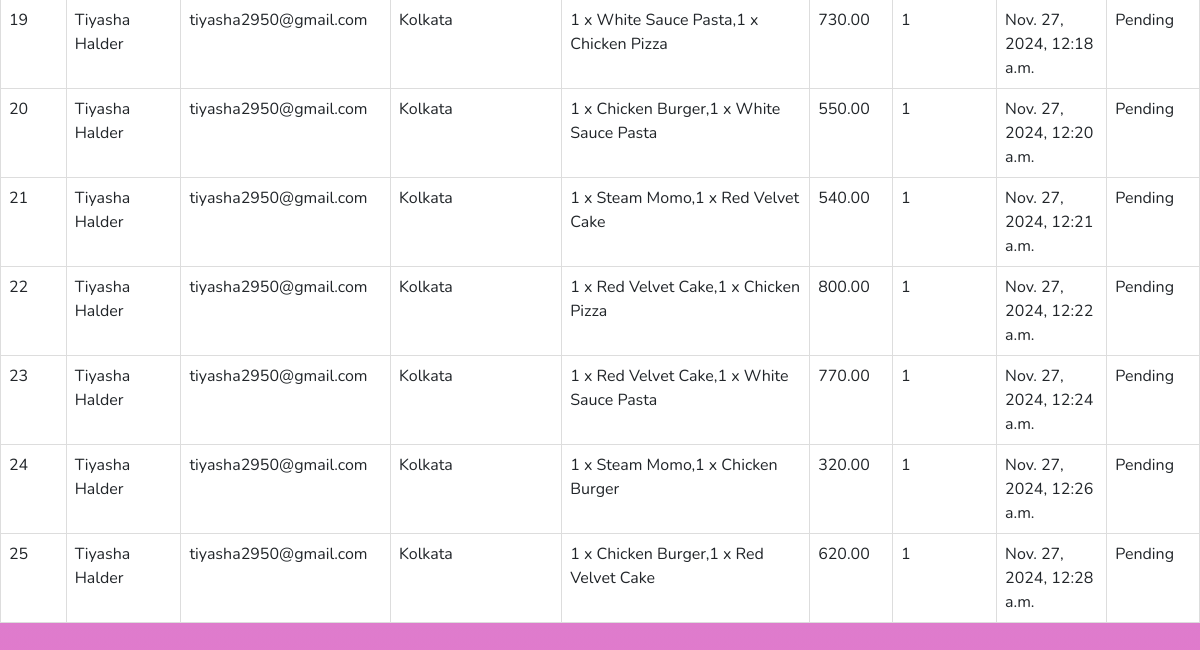
The page /total_orders/ (signed in, lower part) on the database as committed earlier.
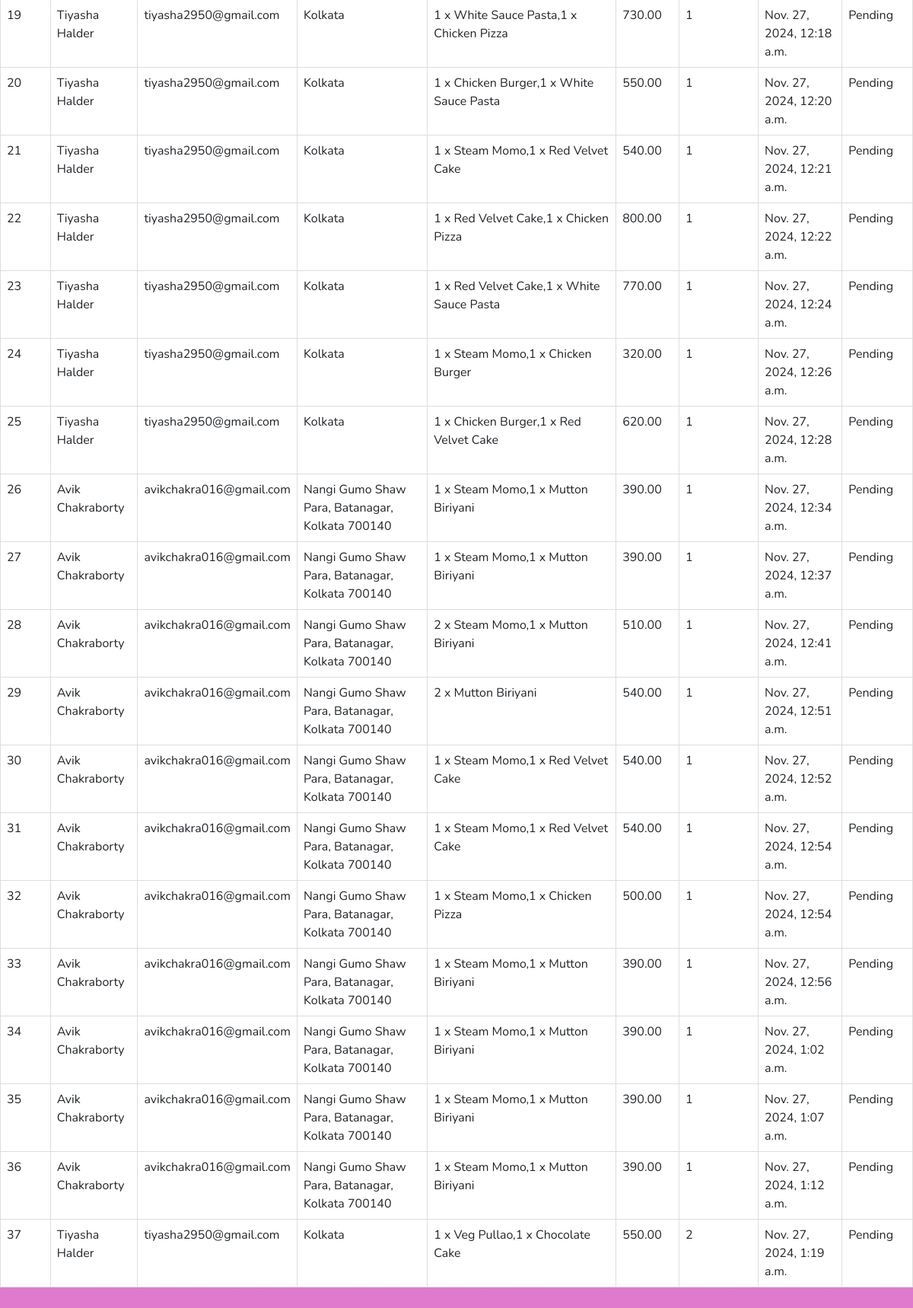
The same page on the database as committed later.
### Restaurant/models.py (models this page shows)
class Order(models.Model):
    order_id=models.AutoField(primary_key=True)
    cust_email=models.EmailField()
    cust_name=models.CharField(max_length=100)
    cust_address=models.CharField(max_length=300)
    order_details=models.CharField(max_length=2000)
    total_price=models.DecimalField(max_digits=10,decimal_places=2)
    res_id=models.BigIntegerField()
    del_id=models.BigIntegerField(default=0)
    order_status=models.CharField(max_length=15,default="Pending")
    ordered_on=models.DateTimeField()

### Admin/views.py (the view)
# urls.py: path('total_orders/',views.total_orders,name="total_orders"),
def total_orders(request):
    email=request.session.get('email')
    if request.session and Admin.objects.filter(email=email).exists():
        ord=Order.objects.all()
        return render(request,'Total_orders.html',{'ord':ord})
    else:
        return redirect('error')

### templates/Total_orders.html (shortened to what this page needs)
<!DOCTYPE html>
<html lang="en">
<head>
    {% load static %}
    <link href="https://cdn.jsdelivr.net/npm/bootstrap@5.3.0-alpha3/dist/css/bootstrap.min.css" rel="stylesheet">
    <link rel="stylesheet" href="https://cdn.jsdelivr.net/npm/bootstrap-icons@1.11.3/font/bootstrap-icons.min.css">
</head>
<body>
    <div class="table-wrapper">
        <table class="table">
            <tbody>
                {% for obj in ord %}
                    <tr>
                        <td scope="row">{{ obj.order_id }}</td>
                        <td>{{ obj.cust_name }}</td>
                        <td>{{ obj.cust_email }}</td>
                        <td>{{ obj.cust_address }}</td>
                        <td>{{ obj.order_details }}</td>
                        <td>{{ obj.total_price }}</td>
                        <td>{{ obj.res_id }}</td>
                        <td>{{ obj.ordered_on }}</td>
                        <td>{{ obj.order_status }}</td>
                    </tr>
                {% endfor %}
            </tbody>
        </table>
    </div>
</body>
</html>

Rows that differ between the two databases and show on the page:
added Order: order_id "26", cust_name "Avik Chakraborty", cust_email "avikchakra016@gmail.com", cust_address "Nangi Gumo Shaw Para, Batanagar, Kolkata 700140", order_details "1 x Steam Momo,1 x Mutton Biriyani", total_price "390.00", res_id "1", ordered_on "Nov. 27, 2024, 12:34 a.m.", order_status "Pending"
added Order: order_id "27", cust_name "Avik Chakraborty", cust_email "avikchakra016@gmail.com", cust_address "Nangi Gumo Shaw Para, Batanagar, Kolkata 700140", order_details "1 x Steam Momo,1 x Mutton Biriyani", total_price "390.00", res_id "1", ordered_on "Nov. 27, 2024, 12:37 a.m.", order_status "Pending"
added Order: order_id "28", cust_name "Avik Chakraborty", cust_email "avikchakra016@gmail.com", cust_address "Nangi Gumo Shaw Para, Batanagar, Kolkata 700140", order_details "2 x Steam Momo,1 x Mutton Biriyani", total_price "510.00", res_id "1", ordered_on "Nov. 27, 2024, 12:41 a.m.", order_status "Pending"
added Order: order_id "29", cust_name "Avik Chakraborty", cust_email "avikchakra016@gmail.com", cust_address "Nangi Gumo Shaw Para, Batanagar, Kolkata 700140", order_details "2 x Mutton Biriyani", total_price "540.00", res_id "1", ordered_on "Nov. 27, 2024, 12:51 a.m.", order_status "Pending"
added Order: order_id "30", cust_name "Avik Chakraborty", cust_email "avikchakra016@gmail.com", cust_address "Nangi Gumo Shaw Para, Batanagar, Kolkata 700140", order_details "1 x Steam Momo,1 x Red Velvet Cake", total_price "540.00", res_id "1", ordered_on "Nov. 27, 2024, 12:52 a.m.", order_status "Pending"
added Order: order_id "31", cust_name "Avik Chakraborty", cust_email "avikchakra016@gmail.com", cust_address "Nangi Gumo Shaw Para, Batanagar, Kolkata 700140", order_details "1 x Steam Momo,1 x Red Velvet Cake", total_price "540.00", res_id "1", ordered_on "Nov. 27, 2024, 12:54 a.m.", order_status "Pending"
added Order: order_id "32", cust_name "Avik Chakraborty", cust_email "avikchakra016@gmail.com", cust_address "Nangi Gumo Shaw Para, Batanagar, Kolkata 700140", order_details "1 x Steam Momo,1 x Chicken Pizza", total_price "500.00", res_id "1", ordered_on "Nov. 27, 2024, 12:54 a.m.", order_status "Pending"
added Order: order_id "33", cust_name "Avik Chakraborty", cust_email "avikchakra016@gmail.com", cust_address "Nangi Gumo Shaw Para, Batanagar, Kolkata 700140", order_details "1 x Steam Momo,1 x Mutton Biriyani", total_price "390.00", res_id "1", ordered_on "Nov. 27, 2024, 12:56 a.m.", order_status "Pending"
added Order: order_id "34", cust_name "Avik Chakraborty", cust_email "avikchakra016@gmail.com", cust_address "Nangi Gumo Shaw Para, Batanagar, Kolkata 700140", order_details "1 x Steam Momo,1 x Mutton Biriyani", total_price "390.00", res_id "1", ordered_on "Nov. 27, 2024, 1:02 a.m.", order_status "Pending"
added Order: order_id "35", cust_name "Avik Chakraborty", cust_email "avikchakra016@gmail.com", cust_address "Nangi Gumo Shaw Para, Batanagar, Kolkata 700140", order_details "1 x Steam Momo,1 x Mutton Biriyani", total_price "390.00", res_id "1", ordered_on "Nov. 27, 2024, 1:07 a.m.", order_status "Pending"
added Order: order_id "36", cust_name "Avik Chakraborty", cust_email "avikchakra016@gmail.com", cust_address "Nangi Gumo Shaw Para, Batanagar, Kolkata 700140", order_details "1 x Steam Momo,1 x Mutton Biriyani", total_price "390.00", res_id "1", ordered_on "Nov. 27, 2024, 1:12 a.m.", order_status "Pending"
added Order: order_id "37", cust_name "Tiyasha Halder", cust_email "tiyasha2950@gmail.com", cust_address "Kolkata", order_details "1 x Veg Pullao,1 x Chocolate Cake", total_price "550.00", res_id "2", ordered_on "Nov. 27, 2024, 1:19 a.m.", order_status "Pending"
